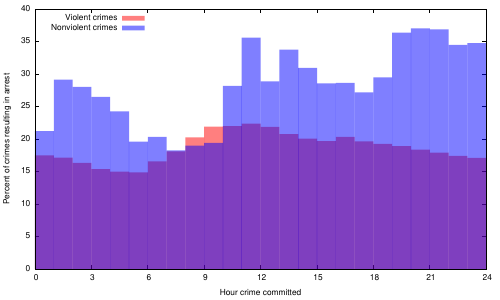

This figure's gnuplot source:
set term pdf color solid lw 2
set output "arrest.pdf"
set encoding iso_8859_1
set key top left
set style fill transparent solid 0.5 noborder
#set format x "%3.2f" #format tics to have max 3 digits and
#set format y "%3.2f" #max 2 digits after the decimal
set xlabel "Hour crime committed"
set ylabel "Percent of crimes resulting in arrest"
set xrange [0:24]
set yrange [0:]
set xtics 0.,3,24
plot \
"arrest.dat" using ($1+0.5):($2*100) with boxes lc rgb 'red' ti "Violent crimes", \
"arrest.dat" using ($1+0.5):($3*100) with boxes lc rgb 'blue' ti "Nonviolent crimes"
